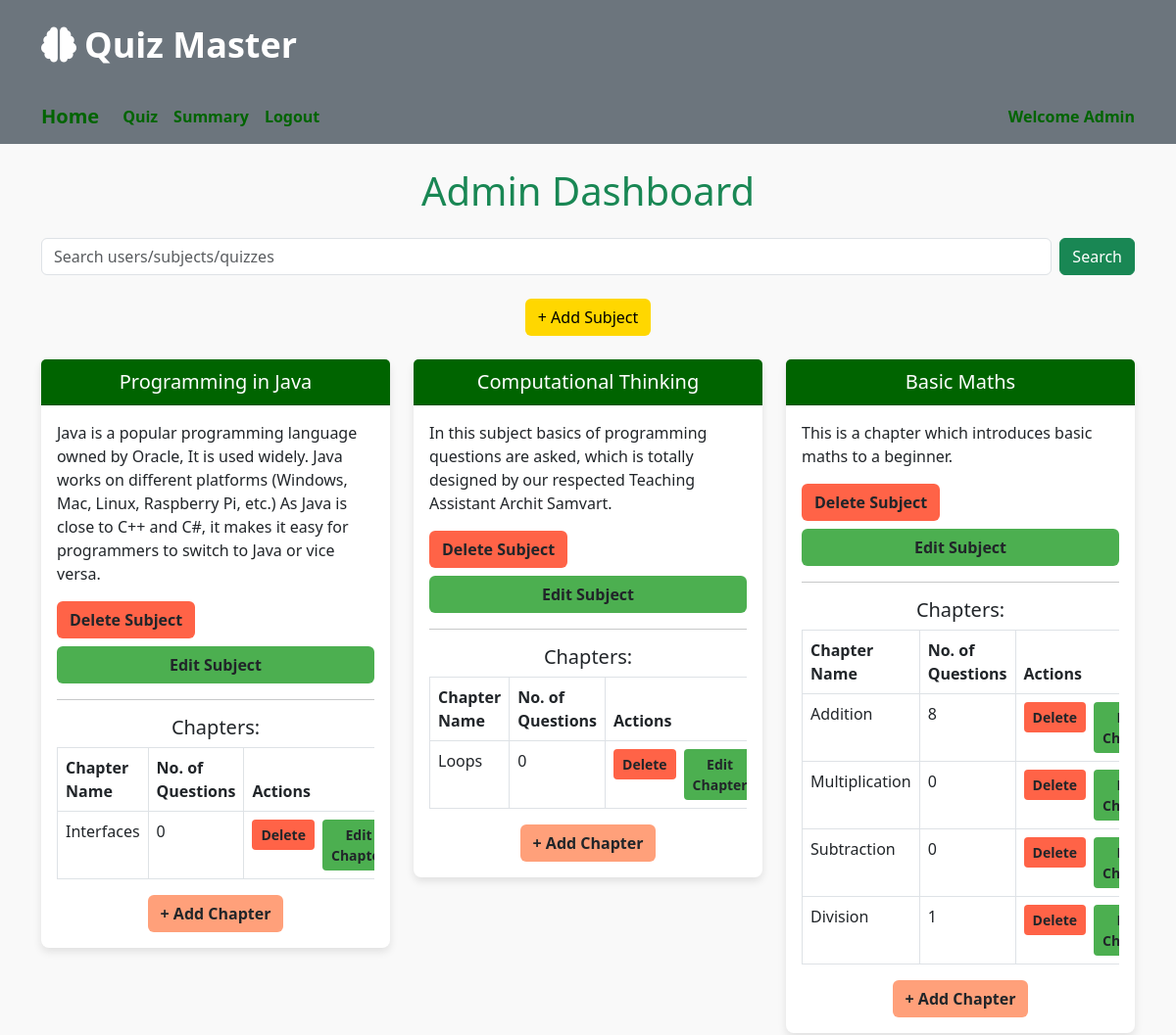
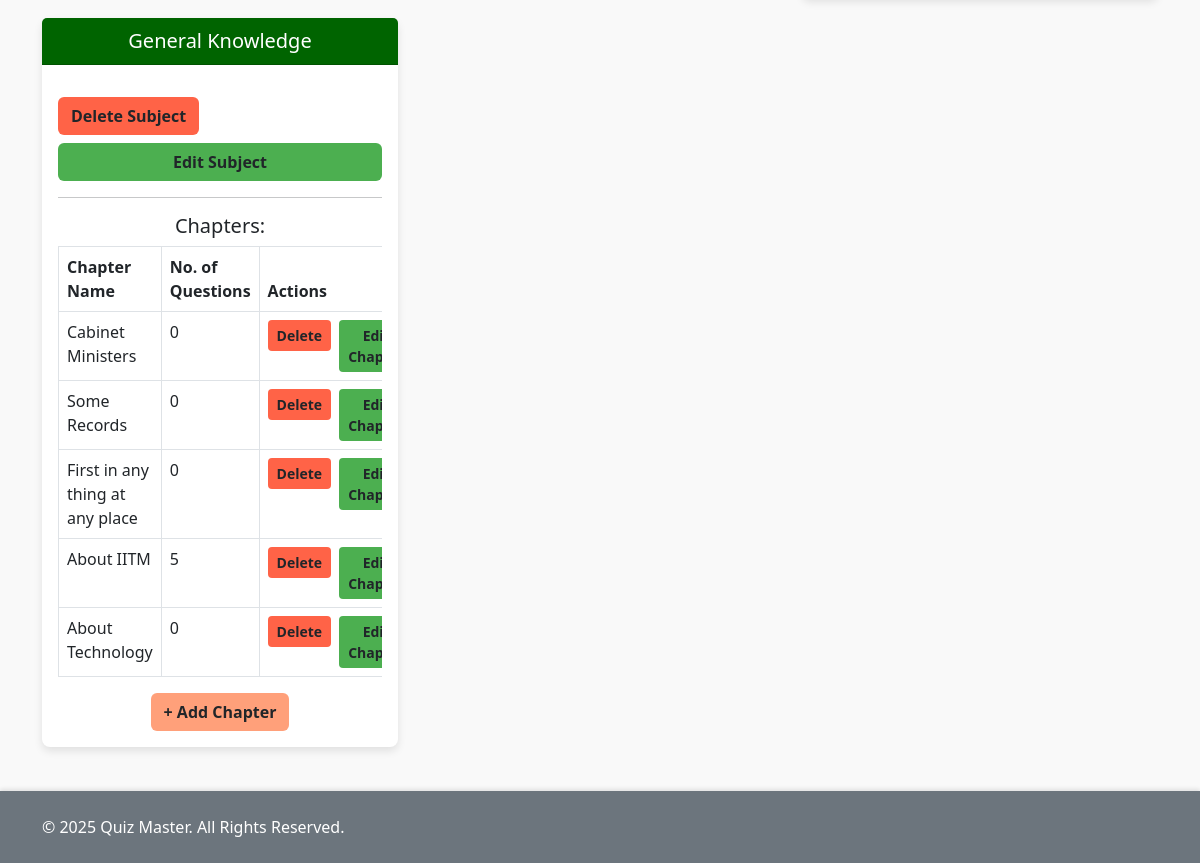
The app's page /admin/dashboard (signed in), older data (2 pictures, top to bottom).
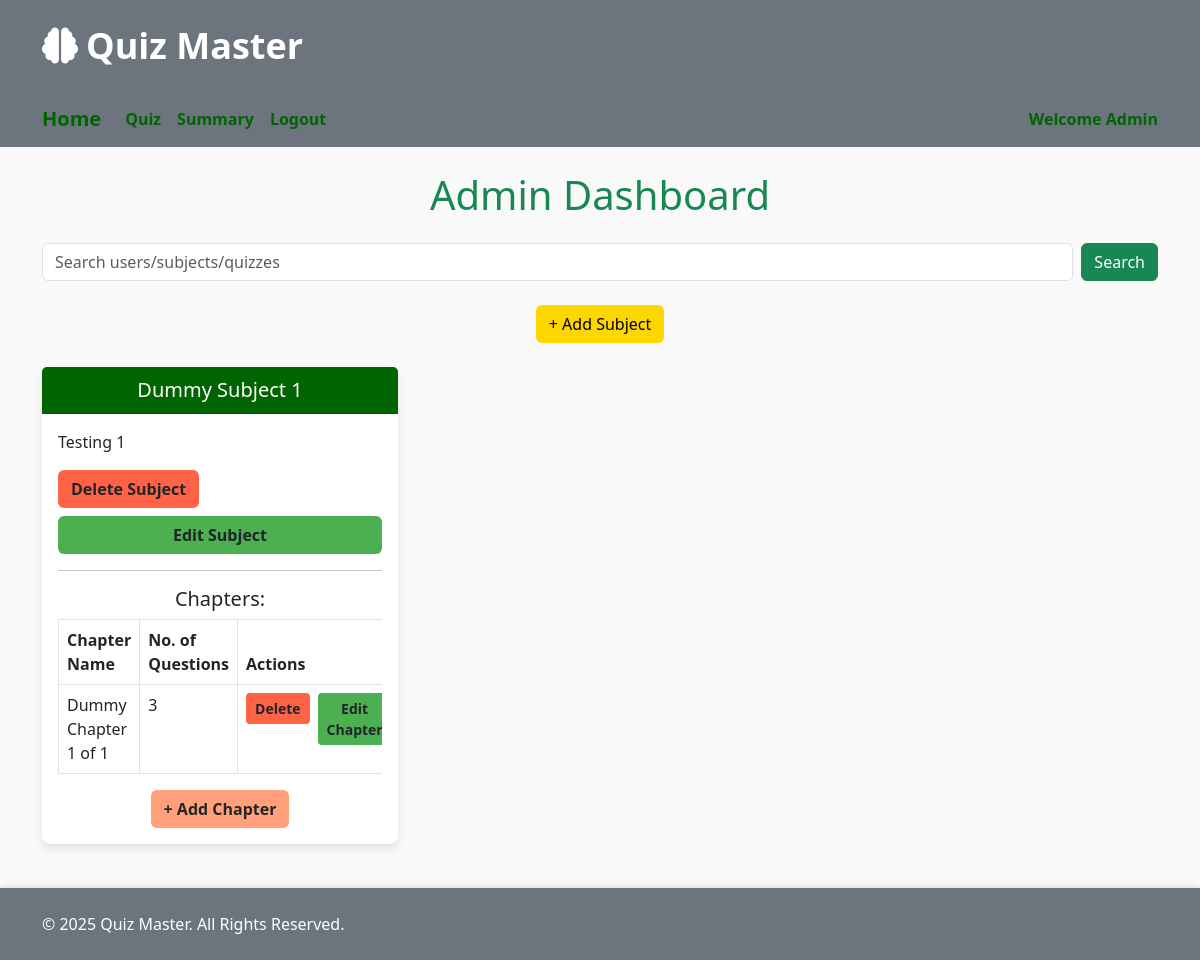
The same page, newer data.
### app.py (models this page shows)
class Subject(db.Model):
    id = db.Column(db.Integer, primary_key=True)
    name = db.Column(db.String(150), unique=True, nullable=False)
    description = db.Column(db.Text)
    chapters = db.relationship('Chapter', backref='subject', lazy=True)

class Chapter(db.Model):
    id = db.Column(db.Integer, primary_key=True)
    name = db.Column(db.String(150), nullable=False)
    description = db.Column(db.Text)
    subject_id = db.Column(db.Integer, db.ForeignKey('subject.id'), nullable=False)
    quizzes = db.relationship('Quiz', backref='chapter', lazy=True)

### app.py (the view)
@app.route('/admin/dashboard')
@login_required
def admin_dashboard():
    if current_user.role != 'admin':
        return redirect(url_for('index'))
    all_subjects = Subject.query.all()
    for subj in all_subjects:
        for chap in subj.chapters:
            chap.num_questions = Question.query.join(Quiz).filter(Quiz.chapter_id == chap.id).count()
    return render_template('admin/admin_dashboard.html', subjects=all_subjects)

### app.py (called while the page is built)
@login_manager.user_loader
def load_current_user(user_id):
    return db.session.get(User, int(user_id))  # Fixed LegacyAPIWarning yha se

### templates/admin/admin_dashboard.html (shortened to what this page needs)
<!DOCTYPE html>
<html lang="en">
<head>
    <link href="https://cdn.jsdelivr.net/npm/bootstrap@5.3.0-alpha1/dist/css/bootstrap.min.css" rel="stylesheet">
    <link rel="stylesheet" href="https://cdnjs.cloudflare.com/ajax/libs/font-awesome/6.5.1/css/all.min.css">
</head>
<body>
    <header>
        <div class="container">
            <h1><i class="fas fa-brain me-2"></i>Quiz Master</h1>
        </div>
    </header>
    <nav class="navbar navbar-expand-lg navbar-custom">
        <div class="container">
            <a class="navbar-brand" href="/">Home</a>
            <div class="collapse navbar-collapse" id="navbarNav">
                <ul class="navbar-nav me-auto mb-2 mb-lg-0">
                    <li class="nav-item">
                        <a class="nav-link" href="/admin/quiz">Quiz</a>
                    </li>
                    <li class="nav-item">
                        <a class="nav-link" href="/admin/summary">Summary</a>
                    </li>
                    <li class="nav-item">
                        <a class="nav-link" href="/logout">Logout</a>
                    </li>
                </ul>
                <span class="navbar-text">Welcome Admin</span>
            </div>
        </div>
    </nav>
    <main class="content">
        <div class="container my-4">
            <h1 class="text-center text-success mb-4">Admin Dashboard</h1>
            <div class="row mb-4">
                <div class="col text-end">
                    <form method="GET" action="/admin/search" class="d-flex">
                        <input type="text" name="search" class="form-control me-2" placeholder="Search users/subjects/quizzes">
                        <button type="submit" class="btn btn-success">Search</button>
                    </form>
                </div>
            </div>
            <div class="text-center mb-4">
                <a href="/admin/subject/new" class="btn btn-subject">+ Add Subject</a>
            </div>
            <div class="row">
                {% for subject in subjects %}
                <div class="col-md-6 col-lg-4">
                    <div class="card subject-card">
                        <div class="card-header text-center">
                            {{ subject.name }}
                        </div>
                        <div class="card-body">
                            <p class="card-text">{{ subject.description }}</p>
                            <div class="d-grid gap-2 mb-3">
                                <form method="POST" action="/admin/subject/delete/{{ subject.id }}">
                                    <button type="submit" class="btn btn-delete btn-custom">Delete Subject</button>
                                </form>
                                <a href="/admin/subject/edit/{{ subject.id }}" class="btn btn-edit btn-custom">Edit Subject</a>
                            </div>
                            <hr>
                            <h5 class="text-center">Chapters:</h5>
                            <div class="table-responsive">
                                <table class="table table-bordered">
                                    <thead>
                                        <tr class="bg-info text-white">
                                            <th>Chapter Name</th>
                                            <th>No. of Questions</th>
                                            <th>Actions</th>
                                        </tr>
                                    </thead>
                                    <tbody>
                                        {% for chapter in subject.chapters %}
                                        <tr>
                                            <td>{{ chapter.name }}</td>
                                            <td>{{ chapter.num_questions }}</td>
                                            <td>
                                                <div class="d-flex gap-2 justify-content-center">
                                                    <form method="POST" action="/admin/chapter/delete/{{ chapter.id }}">
                                                        <button type="submit" class="btn btn-delete btn-sm btn-custom">Delete</button>
                                                    </form>
                                                    <a href="/admin/chapter/edit/{{ chapter.id }}" class="btn btn-edit btn-sm btn-custom">Edit Chapter</a>
                                                </div>
                                            </td>
                                        </tr>
                                        {% endfor %}
                                    </tbody>
                                </table>
                            </div>
                            <div class="text-center">
                                <button class="btn btn-chapter btn-custom" onclick="window.location.href='/admin/chapter/new/{{ subject.id }}'">+ Add Chapter</button>
                            </div>
                        </div>
                    </div>
                </div>
                {% endfor %}
            </div>
        </div>
    </main>
    <footer>
        <div class="container">
            <p class="mb-0">© 2025 Quiz Master. All Rights Reserved.</p>
        </div>
    </footer>
</body>
</html>

### templates/admin/admin_dashboard.html (style rules this page uses)
body { background-color: #f9f9f9; font-family: 'Segoe UI', Tahoma, Geneva, Verdana, sans-serif; min-height: 100vh; display: flex; flex-direction: column; }
header { background-color: #6c757d; color: white; padding: 1.5rem 0; box-shadow: 0 2px 4px rgba(0,0,0,0.1); }
header h1 { margin: 0; font-size: 2.25rem; font-weight: 600; }
.navbar-custom { background-color: #6c757d; }
.navbar-custom .navbar-brand, .navbar-custom .nav-link { color: #006400; font-weight: bold; }
.navbar-custom .navbar-text { color: #006400; font-weight: bold; }
.content { flex: 1 0 auto; }
.subject-card { background: #fff; border: none; border-radius: 8px; box-shadow: 0 4px 8px rgba(0, 0, 0, 0.1); margin-bottom: 20px; }
.subject-card .card-header { background-color: #006400; color: #fff; font-size: 1.25rem; }
.btn-custom { font-weight: bold; }
.btn-delete { background-color: #FF6347; }
.btn-edit { background-color: #4CAF50; }
.btn-chapter { background-color: #FFA07A; }
.btn-subject { background-color: #FFD700; color: #000; }
footer { background-color: #6c757d; color: white; padding: 1.5rem 0; box-shadow: 0 -2px 4px rgba(0,0,0,0.1); }

Row changes from the older to the newer data that the page shows:
removed Subject: name "Programming in Java", description "Java is a popular programming language owned by Oracle, It is used widely. Java works on different platforms (Windows, Mac, Linux, Raspberry Pi, etc.) As Java is close to C++ and C#, it makes it easy for programmers to switch to Java or vice versa."
removed Chapter: name "Interfaces", num_questions "0", shown under "Programming in Java"
removed Subject: name "Computational Thinking", description "In this subject basics of programming questions are asked, which is totally designed by our respected Teaching Assistant Archit Samvart."
removed Chapter: name "Loops", num_questions "0", shown under "Computational Thinking"
removed Subject: name "Basic Maths", description "This is a chapter which introduces basic maths to a beginner."
removed Chapter: name "Addition", num_questions "8", shown under "Basic Maths"
removed Chapter: name "Multiplication", num_questions "0", shown under "Basic Maths"
removed Chapter: name "Subtraction", num_questions "0", shown under "Basic Maths"
removed Chapter: name "Division", num_questions "1", shown under "Basic Maths"
removed Subject: name "General Knowledge"
removed Chapter: name "Cabinet Ministers", num_questions "0", shown under "General Knowledge"
removed Chapter: name "Some Records", num_questions "0", shown under "General Knowledge"
removed Chapter: name "First in any thing at any place", num_questions "0", shown under "General Knowledge"
removed Chapter: name "About IITM", num_questions "5", shown under "General Knowledge"
removed Chapter: name "About Technology", num_questions "0", shown under "General Knowledge"
added Subject: name "Dummy Subject 1", description "Testing 1"
added Chapter: name "Dummy Chapter 1 of 1", num_questions "3", shown under "Dummy Subject 1"
